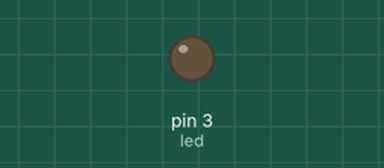
The sketch below on a simulated Arduino Uno, built with avr-gcc and run on an emulated ATmega328P. Parts: output pins drawn as LEDs (lit = HIGH).

Above: at 0.05 s.
At 0.75 s:
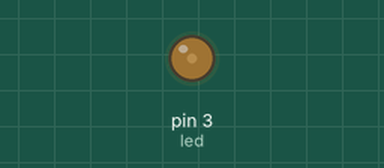
At 1.5 s:
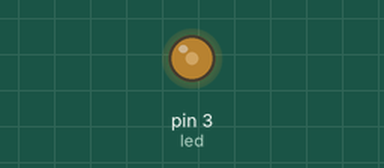
At 3.0 s:
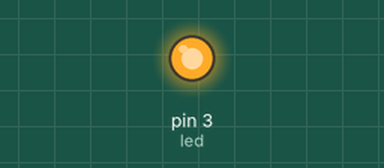
Timing chart, 0 to 6.9 s (numbered marks = the images above):
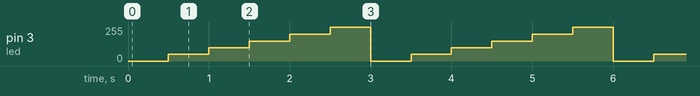

The sketch:

SYDREVHJBR.ino
```cpp
int led = 3;
void setup() {
  pinMode(led, OUTPUT);
}

void loop() {
  analogWrite(led,0);
  delay(500);
analogWrite(led,50);
delay(500);
analogWrite(led,100);
delay(500);
analogWrite(led,150);
delay(500);
analogWrite(led,200);
delay(500);
analogWrite(led,255);
delay(500);
}
```

Measured:
- by itself, pin 3 (led): repeats every 3.0 s: 100/255 0.50 s, 150/255 0.50 s, 200/255 0.50 s, 255/255 0.50 s, 0/255 0.50 s, 50/255 0.50 s
